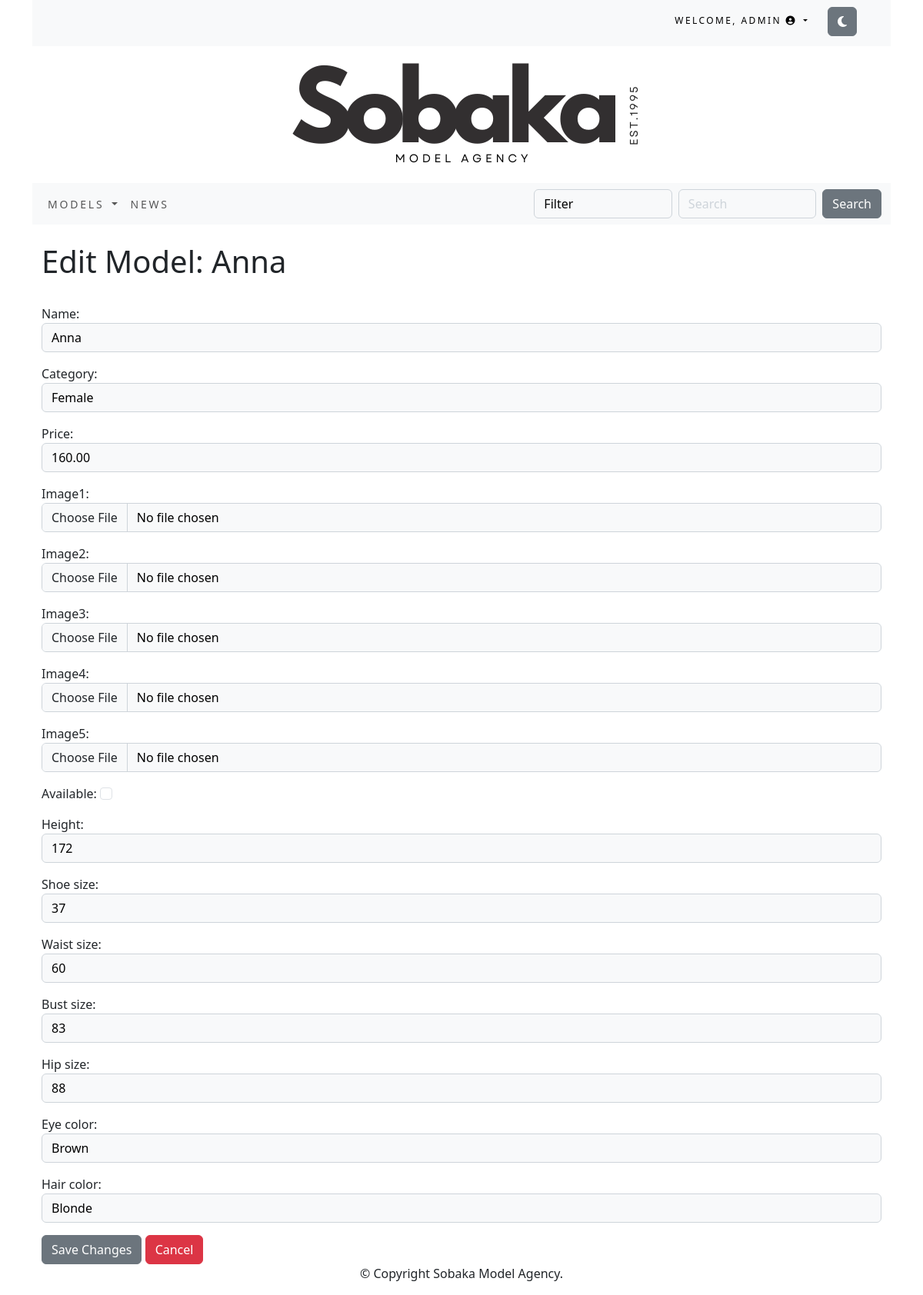
Page /edit_human/3be8e568-3275-4201-8a5f-f0fe424c87cc/ (signed in) on the earlier database version.
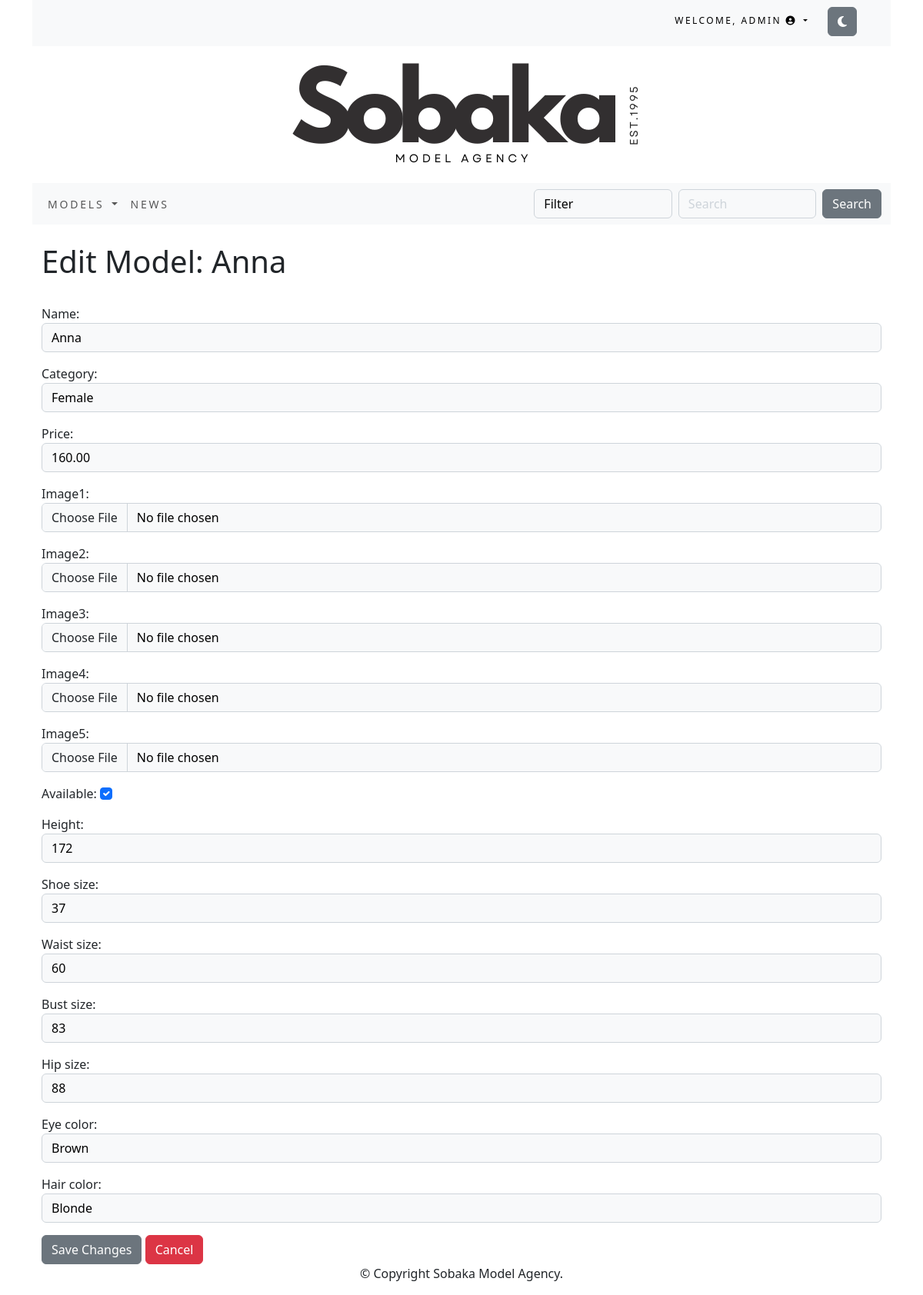
Same page on the later database version.
### sobaka/models.py (models this page shows, shortened)
class Human(models.Model):
    id = models.UUIDField(
        primary_key=True,
        default=uuid.uuid4,
        editable=False)
    name = models.CharField(max_length=250, unique=True)
    category = models.ForeignKey(Category, on_delete=models.CASCADE)
    price = models.DecimalField(max_digits=10, decimal_places=2)
    image1 = models.ImageField(upload_to=upload_to_human, blank=True)
    image2 = models.ImageField(upload_to=upload_to_human, blank=True)
    image3 = models.ImageField(upload_to=upload_to_human, blank=True)
    image4 = models.ImageField(upload_to=upload_to_human, blank=True)
    image5 = models.ImageField(upload_to=upload_to_human, blank=True)
    available = models.BooleanField(default=True)
    height = models.IntegerField(blank=True, null=True)
    shoe_size = models.IntegerField(blank=True, null=True)
    waist_size = models.IntegerField(blank=True, null=True)
    bust_size = models.IntegerField(blank=True, null=True)
    hip_size = models.IntegerField(blank=True, null=True)
    eye_color = models.CharField(max_length=250, blank=True)
    hair_color = models.CharField(max_length=250, blank=True)
    class Meta:
        ordering = ('name',)
        verbose_name = 'human'
        verbose_name_plural = 'humans'

class Category(models.Model):
    id = models.UUIDField(
        primary_key=True,
        default=uuid.uuid4,
        editable=False)
    name = models.CharField(max_length=250, unique=True)
    description = models.TextField(blank=True)
    image = models.ImageField(upload_to='category', blank=True)
    class Meta:
        ordering = ('name',)
        verbose_name = 'category'
        verbose_name_plural = 'categories'
    def get_absolute_url(self):
        return reverse('sobaka:humans_by_category', args=[self.id])
    def __str__(self):
        return self.name

### sobaka/views.py (the view)
# urls.py: path('edit_human/<uuid:human_id>/', views.edit_human, name='edit_human'),
@user_passes_test(is_admin)
def edit_human(request, human_id):
    human = get_object_or_404(Human, id=human_id)
    if request.method == 'POST':
        form = HumanForm(request.POST, request.FILES, instance=human)
        if form.is_valid():
            form.save()
            return redirect('accounts:profile')
    else:
        form = HumanForm(instance=human)
    return render(request, 'sobaka/edit_human.html', {'form': form, 'human': human})

### cart/context_processors.py (called while the page is built)
def counter(request):
    item_count = 0
    if 'admin' in request.path:
        return {}
    else:
        try:
            cart = Cart.objects.filter(cart_id=_cart_id(request))
            cart_items = CartItem.objects.all().filter(cart=cart[:1])
            for cart_item in cart_items:
                item_count += cart_item.duration
        except Cart.DoesNotExist:
            item_count = 0
    return {'item_count':item_count}

### cart/views.py (called while the page is built)
def _cart_id(request):
    cart = request.session.session_key
    if not cart:
        cart = request.session.create()
    return cart

### sobaka/context_processors.py (called while the page is built)
def menu_links(request):
    links = Category.objects.all()
    return {'links':links}

### sobaka/views.py (called while the page is built)
def is_admin(user):
    return user.is_authenticated and user.permissions

### sobaka/templates/sobaka/edit_human.html (shortened to what this page needs)
{% extends "base.html" %}
{% load static %}
{% block content %}
<div class="container">
    <br>
    <h1>Edit Model: {{ human.name }}</h1>
    <br>
    <form method="post" enctype="multipart/form-data">
        {{ form.as_p }}
        <button type="submit" class="btn btn-secondary">Save Changes</button>
        <a href="{% url 'accounts:profile' %}" class="btn btn-danger">Cancel</a>
    </form>
</div>
{% endblock %}

Differences in the rows shown:
changed Human "Anna": available "☐" → "☑"
